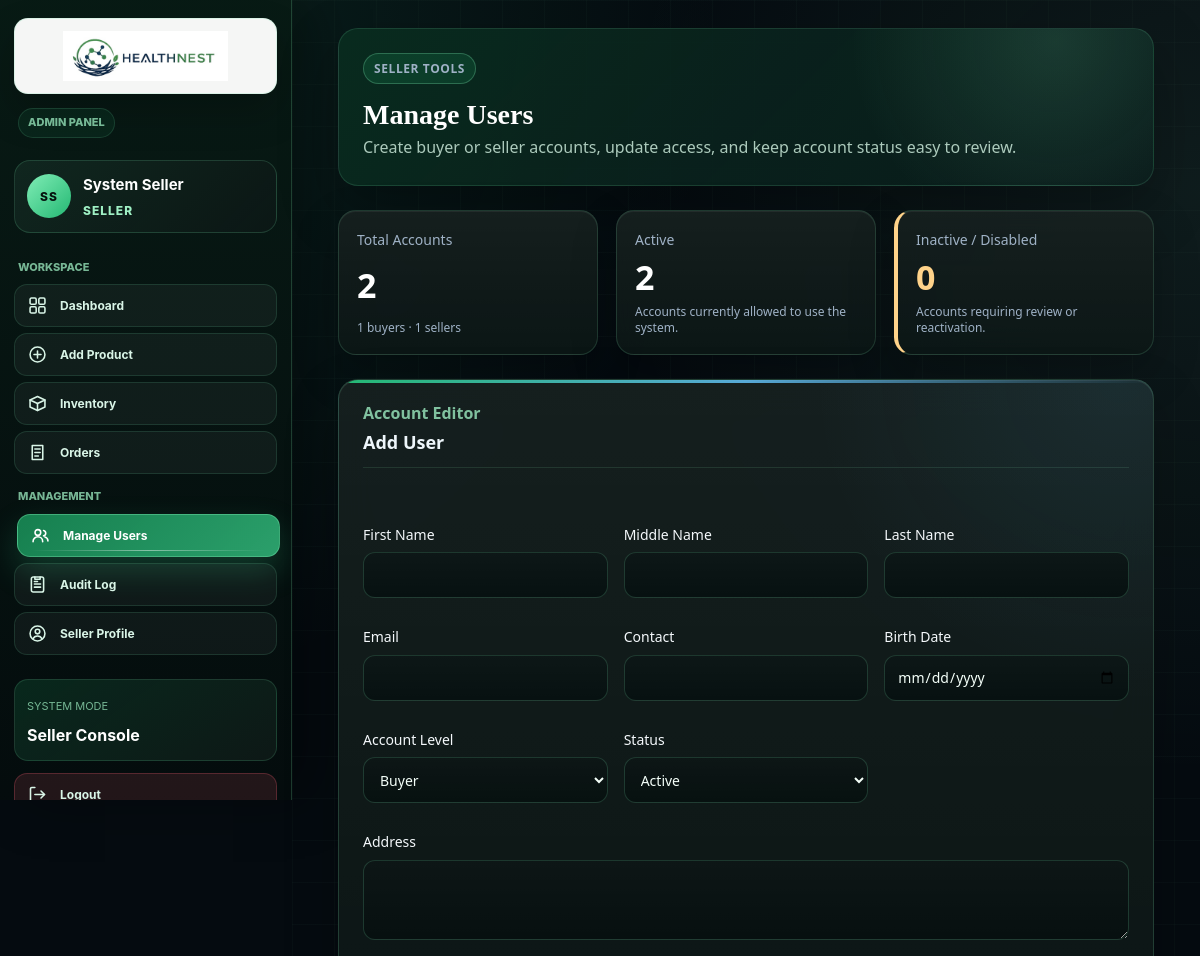
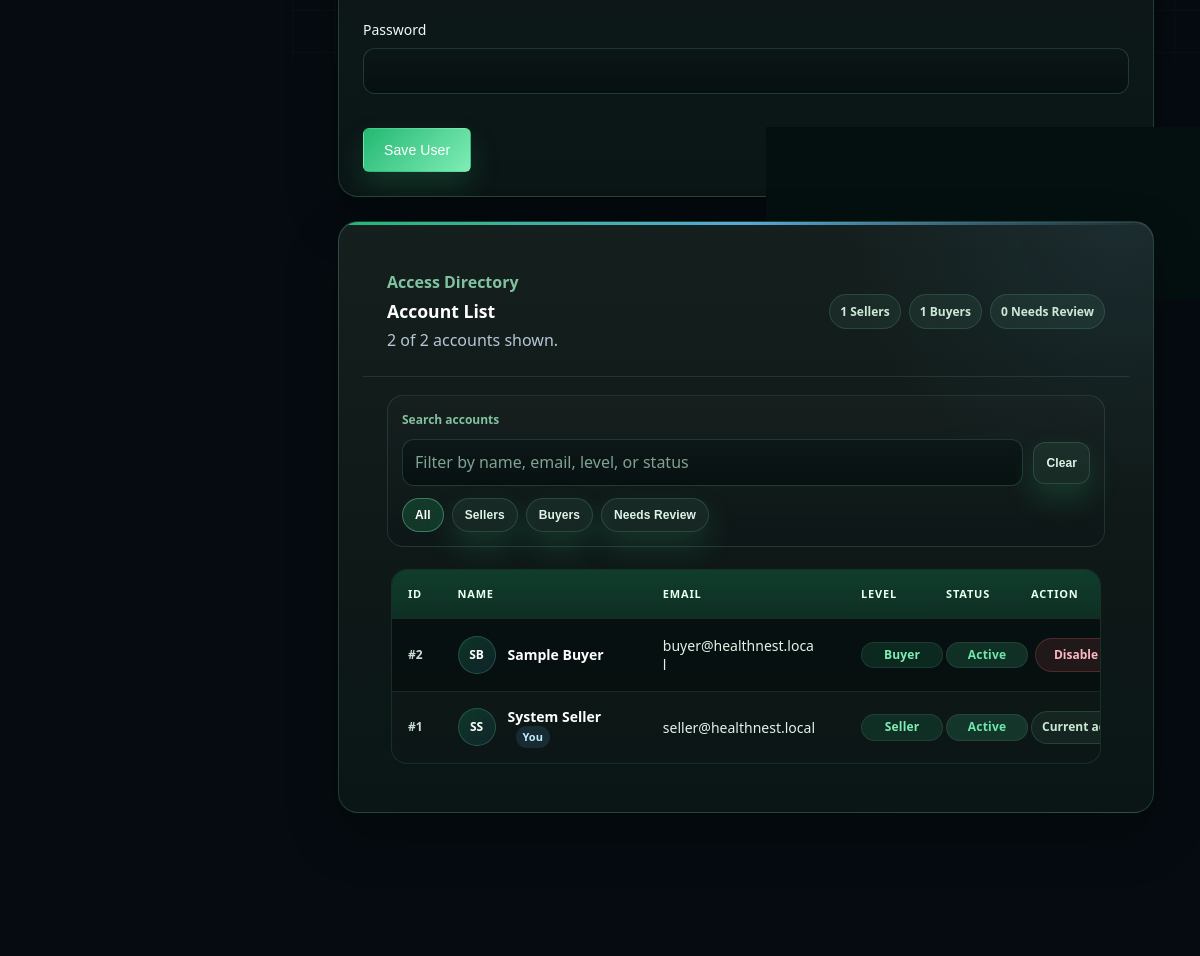
/manageusers.php (signed in), run on the app's committed database (2 pictures, top to bottom).
### tables this page shows
CREATE TABLE `tblaccount` (
  `id` int(11) NOT NULL,
  `firstname` varchar(50) DEFAULT NULL,
  `middlename` varchar(50) DEFAULT NULL,
  `lastname` varchar(50) DEFAULT NULL,
  `email` varchar(100) DEFAULT NULL,
  `password` varchar(255) DEFAULT NULL,
  `address` varchar(200) DEFAULT NULL,
  `contact` varchar(20) DEFAULT NULL,
  `birthdate` date DEFAULT NULL,
  `level` varchar(20) DEFAULT NULL,
  `status` varchar(20) DEFAULT NULL,
  `image` varchar(100) DEFAULT NULL,
  `created_at` date DEFAULT NULL
);

### manageusers.php (the view, shortened to what the rows shown need)
<?php
require_once __DIR__ . "/init.php";
$usersResult = mysqli_query($conn, "SELECT * FROM tblaccount ORDER BY id DESC");
require __DIR__ . "/header.php";
?>
<main class="page-main">
    <div class="seller-page-header">
        <div>
            <h2>Manage Users</h2>
        </div>
    </div>
    <div class="table-card account-list-card">
        <div class="table-wrap">
            <table class="account-table" border="1" cellpadding="8" cellspacing="0">
                <thead>
                    <tr>
                        <th>ID</th>
                        <th>Name</th>
                        <th>Email</th>
                        <th>Level</th>
                        <th>Status</th>
                        <th>Action</th>
                    </tr>
                </thead>
                <tbody>
                <?php if ($usersResult && mysqli_num_rows($usersResult) > 0): ?>
                    <?php while ($row = mysqli_fetch_assoc($usersResult)): ?>
                        <?php
                        $fullName = accountFullName($row);
                        $nameParts = array_values(array_filter(preg_split('/\s+/', trim($fullName))));
                        $initials = "U";
                        if (!empty($nameParts)) {
                            $initials = mb_strtoupper(mb_substr($nameParts[0], 0, 1));
                            if (count($nameParts) > 1) {
                                $initials .= mb_strtoupper(mb_substr($nameParts[count($nameParts) - 1], 0, 1));
                            }
                        }
                        $levelValue = accountLevelValue($row["level"]);
                        $statusValue = strtolower($row["status"]);
                        ?>
                        <tr class="account-row" data-table-row data-level="<?php echo e($levelValue); ?>" data-status="<?php echo e($statusValue); ?>">
                            <td class="id-cell">#<?php echo (int) $row["id"]; ?></td>
                            <td>
                                <div class="account-name-cell">
                                    <span class="account-avatar"><?php echo e($initials); ?></span>
                                    <div>
                                        <strong><?php echo e($fullName); ?></strong>
                                        <?php if ((int) $row["id"] === sessionUserId()): ?>
                                            <span class="self-account-pill">You</span>
                                        <?php endif; ?>
                                    </div>
                                </div>
                            </td>
                            <td class="account-email-cell"><a href="mailto:<?php echo e($row["email"]); ?>"><?php echo e($row["email"]); ?></a></td>
                            <td class="account-level-cell"><span class="badge"><?php echo e(accountLevelLabel($row["level"])); ?></span></td>
                            <td class="account-status-cell"><span class="status <?php echo e($statusValue); ?>"><?php echo e(ucfirst($row["status"])); ?></span></td>
                            <td class="table-action-cell">
                                <?php if ((int) $row["id"] !== sessionUserId()): ?>
                                    <a class="danger-link" data-confirm-disable href="manageusers.php?delete=<?php echo (int) $row["id"]; ?>">Disable</a>
                                <?php else: ?>
                                    <span class="action-note">Current account</span>
                                <?php endif; ?>
                            </td>
                        </tr>
                    <?php endwhile; ?>
                <?php else: ?>
                    <tr class="empty-table-row">
                        <td colspan="6">No users found.</td>
                    </tr>
                <?php endif; ?>
                </tbody>
            </table>
        </div>
    </div>
</main>
<?php require __DIR__ . "/footer.php"; ?>

### header.php (shortened to what the rows shown need)
<?php
require_once __DIR__ . "/init.php";
$user = isLoggedIn() ? currentUser($conn) : null;
$currentPage = basename($_SERVER["PHP_SELF"]);
$bodyClass = "page-" . str_replace(".php", "", $currentPage);
if ($user) {
    $bodyClass .= isAdmin() ? " seller-page has-sidebar" : " buyer-page";
}
$useSellerShell = $user && isAdmin();
$sidebarInitials = "S";
if ($useSellerShell) {
    $nameParts = preg_split('/\s+/', trim(accountFullName($user)));
    $nameParts = array_values(array_filter($nameParts));
    if (!empty($nameParts)) {
        $sidebarInitials = mb_strtoupper(mb_substr($nameParts[0], 0, 1));
        if (count($nameParts) > 1) {
            $sidebarInitials .= mb_strtoupper(mb_substr($nameParts[count($nameParts) - 1], 0, 1));
        }
    }
}
?>
<!DOCTYPE html>
<html lang="en">
<head>
    <link rel="stylesheet" href="asset/style.css?v=<?php echo filemtime(__DIR__ . "/asset/style.css"); ?>">
</head>
<body class="<?php echo e($bodyClass); ?>">
    <?php if ($useSellerShell): ?>
        <div class="app-shell">
            <aside class="sidebar">
                <div class="sidebar-top">
                    <a class="sidebar-brand" href="seller_dashboard.php">
                        <img src="asset/healthnest-logo.png" alt="HealthNest logo">
                    </a>
                    <span class="sidebar-kicker">Admin Panel</span>
                </div>
                <div class="sidebar-user">
                    <span class="sidebar-avatar"><?php echo e($sidebarInitials); ?></span>
                    <div class="sidebar-user-meta">
                        <strong><?php echo e(accountFullName($user)); ?></strong>
                        <span><?php echo e(accountLevelLabel($user["level"])); ?></span>
                    </div>
                </div>
                <nav class="sidebar-nav">
                    <span class="sidebar-section-label">Workspace</span>
                    <a class="<?php echo $currentPage === "seller_dashboard.php" ? "active" : ""; ?>" href="seller_dashboard.php">
                        <span class="nav-icon"></span>
                        <span class="nav-label">Dashboard</span>
                    </a>
                    <a class="<?php echo $currentPage === "addproduct.php" ? "active" : ""; ?>" href="addproduct.php">
                        <span class="nav-icon"><svg viewBox="0 0 24 24" fill="none" stroke="currentColor" stroke-width="1.8" stroke-linecap="round" stroke-linejoin="round"><circle cx="12" cy="12" r="8.5"></circle><path d="M12 8v8M8 12h8"></path></svg></span>
                        <span class="nav-label">Add Product</span>
                    </a>
                    <a class="<?php echo $currentPage === "inventory.php" ? "active" : ""; ?>" href="inventory.php">
                        <span class="nav-icon"><svg viewBox="0 0 24 24" fill="none" stroke="currentColor" stroke-width="1.8" stroke-linecap="round" stroke-linejoin="round"><path d="M3.5 8 12 4l8.5 4-8.5 4-8.5-4Z"></path><path d="M3.5 8v8L12 20l8.5-4V8"></path><path d="M12 12v8"></path></svg></span>
                        <span class="nav-label">Inventory</span>
                    </a>
                    <a class="<?php echo $currentPage === "seller_orders.php" ? "active" : ""; ?>" href="seller_orders.php">
                        <span class="nav-icon"><svg viewBox="0 0 24 24" fill="none" stroke="currentColor" stroke-width="1.8" stroke-linecap="round" stroke-linejoin="round"><path d="M6 4h12v16H6z"></path><path d="M9 8h6M9 12h6M9 16h4"></path></svg></span>
                        <span class="nav-label">Orders</span>
                    </a>
                    <span class="sidebar-section-label">Management</span>
                    <a class="<?php echo $currentPage === "manageusers.php" ? "active" : ""; ?>" href="manageusers.php">
                        <span class="nav-icon"></span>
                        <span class="nav-label">Manage Users</span>
                    </a>
                    <a class="<?php echo $currentPage === "auditlog.php" ? "active" : ""; ?>" href="auditlog.php">
                        <span class="nav-icon"><svg viewBox="0 0 24 24" fill="none" stroke="currentColor" stroke-width="1.8" stroke-linecap="round" stroke-linejoin="round"><rect x="5" y="3.5" width="14" height="17" rx="2"></rect><path d="M9 3.5v2.5h6V3.5"></path><path d="M8.5 11.5h7M8.5 15h7M8.5 8.5h3.5"></path></svg></span>
                        <span class="nav-label">Audit Log</span>
                    </a>
                    <a class="<?php echo $currentPage === "profile.php" ? "active" : ""; ?>" href="profile.php">
                        <span class="nav-icon"><svg viewBox="0 0 24 24" fill="none" stroke="currentColor" stroke-width="1.8" stroke-linecap="round" stroke-linejoin="round"><circle cx="12" cy="12" r="8.5"></circle><circle cx="12" cy="9.8" r="2.6"></circle><path d="M6.8 18.2c.9-2.1 2.9-3.4 5.2-3.4s4.3 1.3 5.2 3.4"></path></svg></span>
                        <span class="nav-label">Seller Profile</span>
                    </a>
                </nav>
                <div class="sidebar-footer">
                    <div class="sidebar-status-card">
                        <span>System Mode</span>
                        <strong>Seller Console</strong>
                    </div>
                    <a class="sidebar-logout" href="logout.php">
                        <span class="nav-icon"><svg viewBox="0 0 24 24" fill="none" stroke="currentColor" stroke-width="1.8" stroke-linecap="round" stroke-linejoin="round"><path d="M9 20H5.5A1.5 1.5 0 0 1 4 18.5v-13A1.5 1.5 0 0 1 5.5 4H9"></path><path d="M16 16l4-4-4-4"></path><path d="M20 12H9"></path></svg></span>
                        <span class="nav-label">Logout</span>
                    </a>
                </div>
            </aside>
            <div class="app-content">
    <?php endif; ?>

### data on the page
tblaccount: sidebarInitials "SS", level "SELLER", id "1", initials "SS", fullName "System Seller", shows "You", email "seller@healthnest.local", level "Seller", status "Active", shows "Current…"
tblaccount: id "2", initials "SB", fullName "Sample Buyer", email "buyer@healthnest.local", level "Buyer", status "Active"

### other printed values
accountFullName($user) "System Seller"
$totalUsers "2"
$buyerUsers "1"
$sellerUsers "1"
$activeUsers "2"
$inactiveUsers "0"
